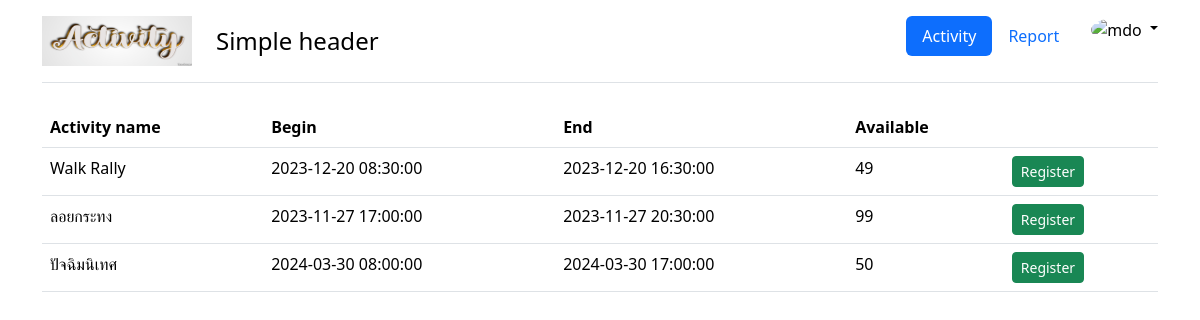
Screenshot of /student_activity/index.php (signed in) with the database file from the repository.
### tables this page shows
CREATE TABLE `activity` (
  `activityID` int AUTO_INCREMENT,
  `activityName` varchar(100) NOT NULL,
  `available` int NOT NULL,
  `start` datetime NOT NULL,
  `end` datetime NOT NULL,
  PRIMARY KEY (`activityID`)
);

### student_activity/index.php (the view, shortened to what this page needs)
<?php
include 'header.php';
require 'connect.php';
$sql ="SELECT * FROM activity A
      WHERE start >= now() AND available > 0
      AND NOT EXISTS (
        SELECT activityID
        FROM register
        WHERE studentID=
        '{$_SESSION['user']['studentID']}'
        AND activityID=A.activityID
       )";
$result = $conn->query($sql);
?>
  <table class="table">
    <tr>
      <th>Activity name</th>
      <th>Begin</th>
      <th>End</th>
      <th>Available</th>
      <th></th>
</tr>
<?php
while($row = $result->fetch_assoc()) {
  echo "<tr>
          <td>{$row['activityName']}</td>
          <td>{$row['start']}</td>
          <td>{$row['end']}</td>
          <td>{$row['available']}</td>
          <td>
          <button class='btn btn-success btn-sm register'
           onclick='register({$row['activityID']})'>Register</button>
          </button>
           </td>
        </tr>";
}
?>
</table>
</div>
  </body>
</html>

### student_activity/header.php (shortened to what this page needs)
<!doctype html>
<html lang="en">
  <head>
    <link href="https://cdn.jsdelivr.net/npm/bootstrap@5.3.2/dist/css/bootstrap.min.css" rel="stylesheet">
  </head>
  <body>
  <div class="container">
    <header class="d-flex flex-wrap justify-content-center py-3 mb-4 border-bottom">
      <a href="./index.php" class="d-flex align-items-center mb-3 mb-md-0 me-md-auto link-body-emphasis text-decoration-none">
      <img src="image\activity-logo-913-6531.png" alt="" width="150" height="50">
        <span class="ms-4 fs-4">Simple header</span>
      </a>
      <ul class="nav nav-pills">
        <li class="nav-item"><a id="nav-activity" href="index.php" class="nav-link">Activity</a></li>
        <li class="nav-item"><a id="nav-report" href="report.php" class="nav-link">Report</a></li>
      </ul>
      <div class="dropdown text-end ms-3">
          <a href="#" class="d-block link-body-emphasis text-decoration-none dropdown-toggle show" data-bs-toggle="dropdown" aria-expanded="true">
            <img src="https://github.com/mdo.png" alt="mdo" width="32" height="32" class="rounded-circle">
          </a>
        </div>
    </header>

### rows the page displays
activity: activityName "Walk Rally", start "2023-12-20 08:30:00", end "2023-12-20 16:30:00", available "49"
activity: activityName "ลอยกระทง", start "2023-11-27 17:00:00", end "2023-11-27 20:30:00", available "99"
activity: activityName "ปัจฉิมนิเทศ", start "2024-03-30 08:00:00", end "2024-03-30 17:00:00", available "50"
